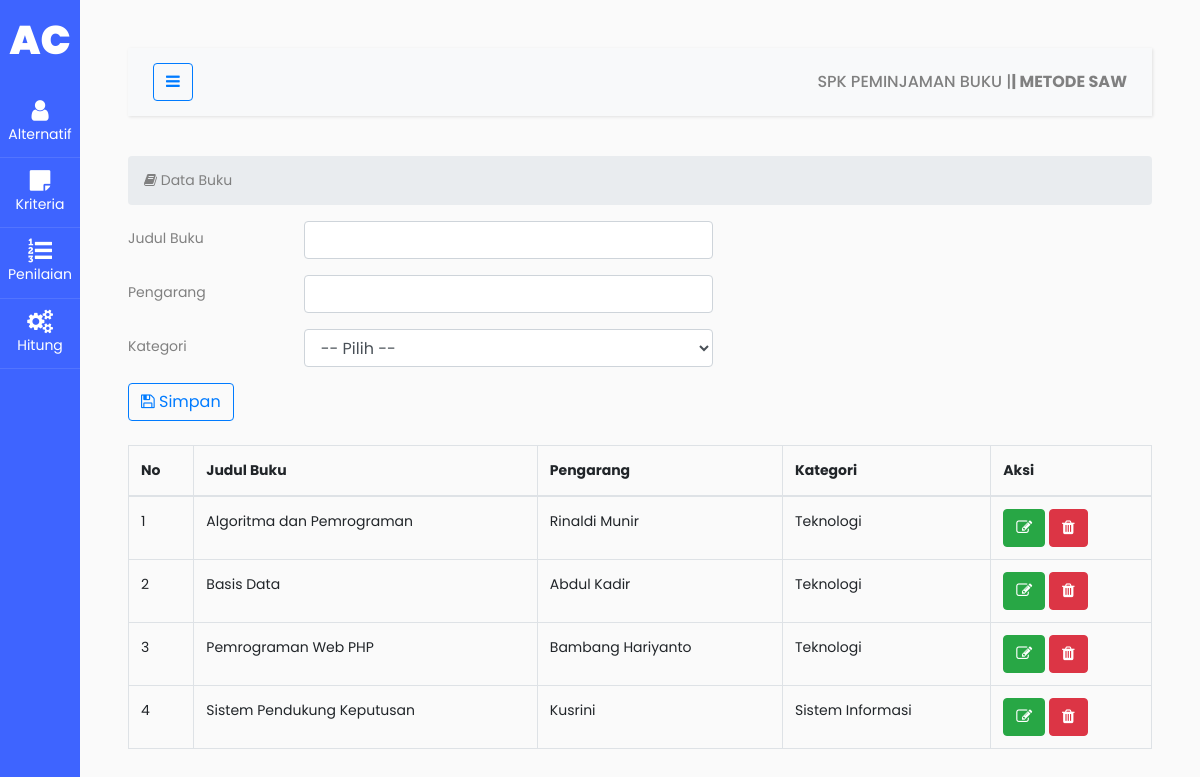
The page / on the database its author committed.
### tables this page shows
CREATE TABLE buku (
    id_buku INT PRIMARY KEY,
    judul_buku VARCHAR(150) NOT NULL,
    pengarang VARCHAR(100) NOT NULL,
    penerbit VARCHAR(100) NOT NULL,
    tahun_terbit YEAR NOT NULL,
    kategori VARCHAR(50) NOT NULL,
    jumlah_buku INT NOT NULL
);

### index.php (the view, shortened to what this page needs)
<!doctype html>
<html lang="en">
<?php include 'components/head.php'; ?>
<body>
<div class="wrapper d-flex align-items-stretch">
<?php include 'components/sidebar.php'; ?>
<div id="content" class="p-4 p-md-5">
<?php include 'components/navbar.php'; ?>
<section id="main-content">
<section class="wrapper">
<div class="row">
  <div class="col-lg-12">
    <ol class="breadcrumb">
      <li><i class="fa fa-book"></i> Data Buku</li>
    </ol>
  </div>
</div>
<?php
include 'koneksi.php';
?>
<form method="POST">
  <div class="form-group row">
    <label class="col-sm-2 col-form-label">Judul Buku</label>
    <div class="col-sm-5">
      <input type="text" class="form-control" name="judul_buku" required>
    </div>
  </div>
  <div class="form-group row">
    <label class="col-sm-2 col-form-label">Pengarang</label>
    <div class="col-sm-5">
      <input type="text" class="form-control" name="pengarang" required>
    </div>
  </div>
  <div class="form-group row">
    <label class="col-sm-2 col-form-label">Kategori</label>
    <div class="col-sm-5">
      <select class="form-control" name="kategori" required>
        <option value="">-- Pilih --</option>
      </select>
    </div>
  </div>
  <div class="mb-4">
    <button type="submit" name="submit" class="btn btn-outline-primary">
      <i class="fa fa-save"></i> Simpan
    </button>
  </div>
</form>
<table class="table table-bordered">
<thead>
<tr>
  <th>No</th>
  <th>Judul Buku</th>
  <th>Pengarang</th>
  <th>Kategori</th>
  <th>Aksi</th>
</tr>
</thead>
<tbody>
<?php
$no = 1;
$data = $conn->query("SELECT * FROM buku ORDER BY judul_buku ASC");
while ($row = $data->fetch_assoc()):
?>
<tr>
  <td><?= $no++ ?></td>
  <td><?= htmlspecialchars($row['judul_buku']) ?></td>
  <td><?= htmlspecialchars($row['pengarang']) ?></td>
  <td><?= htmlspecialchars($row['kategori']) ?></td>
  <td>
    <a class="btn btn-success"
       href="edit_buku.php?id_buku=<?= $row['id_buku'] ?>">
       <i class="fa fa-edit"></i>
    </a>
    <a class="btn btn-danger"
       href="hapus_buku.php?id_buku=<?= $row['id_buku'] ?>"
       onclick="return confirm('Yakin hapus buku ini?')">
       <i class="fa fa-trash"></i>
    </a>
  </td>
</tr>
<?php endwhile; ?>
</tbody>
</table>
</section>
</section>
</div>
</div>
</body>
</html>

### components/head.php (shortened to what this page needs)
<head>
    <link rel="stylesheet" href="https://stackpath.bootstrapcdn.com/font-awesome/4.7.0/css/font-awesome.min.css">
    <link rel="stylesheet" href="css/style.css">
</head>

### components/sidebar.php
<nav id="sidebar" class="active">
    <h1><a href="index.php" class="logo">AC</a></h1>
    <ul class="list-unstyled components mb-5">
        <li>
            <a href="index.php"><span class="fa fa-user"></span> Alternatif</a>
        </li>
        <li class="active">
            <a href="kriteria.php"><span class="fa fa-sticky-note"></span> Kriteria</a>
        </li>
        <li>
            <a href="penilaian.php"><span class="fa fa-list-ol"></span> Penilaian</a>
        </li>
        <li>
            <a href="hitung.php"><span class="fa fa-cogs"></span> Hitung</a>
        </li>
    </ul>
</nav>

### components/navbar.php (shortened to what this page needs)
<nav class="navbar navbar-expand-lg navbar-light bg-light">
    <div class="container-fluid">
        <button type="button" id="sidebarCollapse" class="btn btn-outline-primary">
            <i class="fa fa-bars"></i>
        </button>
        <h6 class="nav"> SPK PEMINJAMAN BUKU |<b>| METODE SAW</b></h6>
    </div>
</nav>

### rows shown on the page
buku: judul_buku "Algoritma dan Pemrograman", pengarang "Rinaldi Munir", kategori "Teknologi"
buku: judul_buku "Basis Data", pengarang "Abdul Kadir", kategori "Teknologi"
buku: judul_buku "Pemrograman Web PHP", pengarang "Bambang Hariyanto", kategori "Teknologi"
buku: judul_buku "Sistem Pendukung Keputusan", pengarang "Kusrini", kategori "Sistem Informasi"
